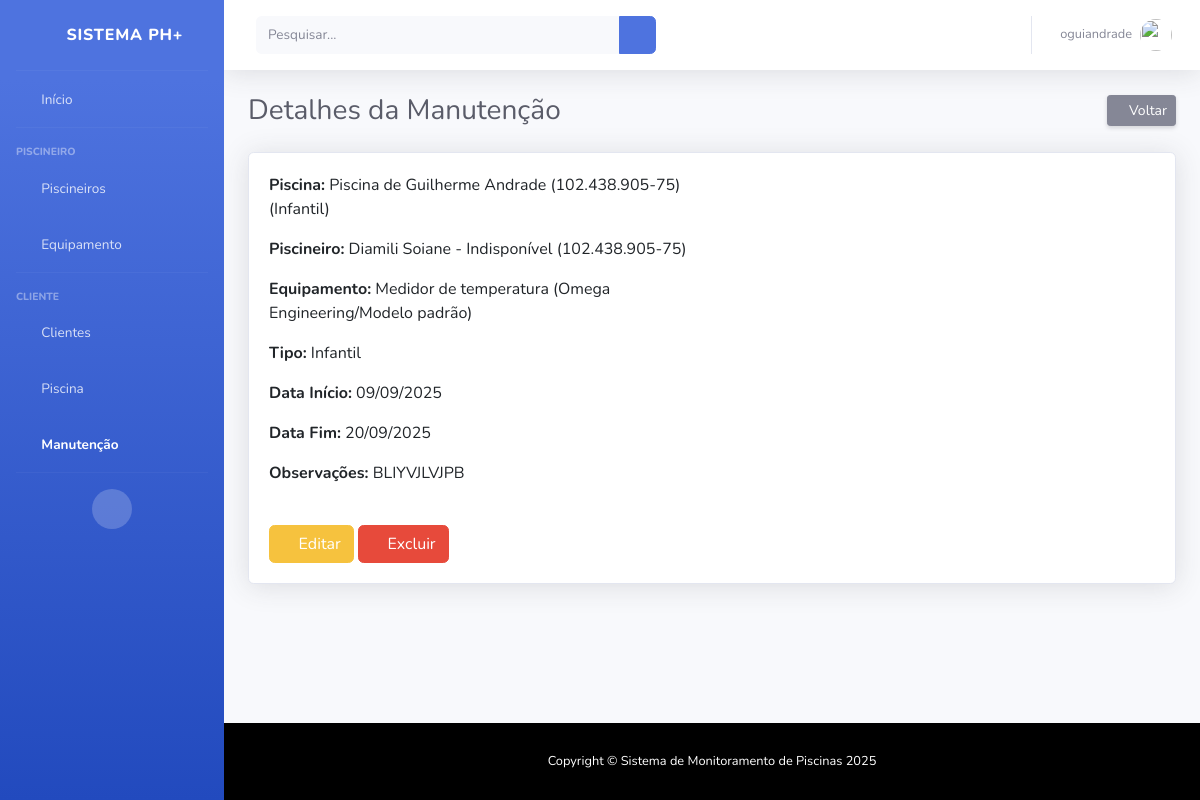
Page /manutencao/6/ (signed in) on the committed database.
### manutencao/models.py (models this page shows, shortened)
class Manutencao(models.Model):
    piscina = models.ForeignKey('piscina.Piscina', on_delete=models.CASCADE, related_name="manutencoes")
    piscineiro = models.ForeignKey('piscineiro.Piscineiro', on_delete=models.CASCADE, related_name="manutencoes")
    equipamento = models.ForeignKey('equipamento.Equipamento', on_delete=models.CASCADE, related_name="manutencoes")
    cliente = models.ForeignKey('cliente.Cliente', on_delete=models.CASCADE, related_name="manutencoes")
    tipo = models.CharField(max_length=50)
    data_inicio = models.DateField()
    data_fim = models.DateField()
    observacoes = models.TextField()

### piscina/models.py (models this page shows)
class Piscina(models.Model):
    cliente = models.ForeignKey(Cliente, on_delete=models.CASCADE, related_name="piscinas")
    volume = models.FloatField()
    tipo = models.CharField(max_length=50)
    privada = models.BooleanField(default=True)
    def __str__(self):
        return f"Piscina de {self.cliente} ({self.tipo})"

### cliente/models.py (models this page shows, shortened)
class Cliente(User):
    cpf_cnpj = models.CharField(max_length=20, unique=True, blank=True, null=True)
    telefone = models.CharField(max_length=20, blank=True, null=True)
    rua = models.CharField(max_length=255, blank=True, null=True)
    cep = models.CharField(max_length=10, blank=True, null=True)
    bairro = models.CharField(max_length=100, blank=True, null=True)
    numero = models.IntegerField(blank=True, null=True)
    complemento = models.CharField(max_length=100, blank=True, null=True)
    class Meta:
        verbose_name = 'Cliente'
        verbose_name_plural = 'Clientes'
    def __str__(self):
        name = self.get_full_name() or self.username
        cpf_display = self.cpf_cnpj if self.cpf_cnpj else "Sem CPF/CNPJ"
        return f"{name} ({cpf_display})"

### piscineiro/models.py (models this page shows, shortened)
class Piscineiro(User):
    cpf_cnpj = models.CharField(max_length=20, unique=True, blank=True, null=True)
    telefone = models.CharField(max_length=20, blank=True, null=True)
    experiencia = models.TextField(blank=True, null=True)
    disponibilidade = models.BooleanField(default=False)
    class Meta:
        verbose_name = 'Piscineiro'
        verbose_name_plural = 'Piscineiros'
    def __str__(self):
        name = self.get_full_name() or self.username
        status = "Disponível" if self.disponibilidade else "Indisponível"
        cpf_display = self.cpf_cnpj if self.cpf_cnpj else "Sem CPF/CNPJ"
        return f"{name} - {status} ({cpf_display})"

### equipamento/models.py (models this page shows)
class Equipamento(models.Model):
    nome = models.CharField(max_length=100)
    descricao = models.TextField()
    marca = models.CharField(max_length=50)
    modelo = models.CharField(max_length=50)
    proprietario = models.ForeignKey(Piscineiro, on_delete=models.CASCADE, related_name="equipamentos")
    def __str__(self):
        return f"{self.nome} ({self.marca}/{self.modelo})"

### manutencao/views.py (the view)
# urls.py: path('<int:id_manutencao>/', views.detalhe, name="manutencao_detalhe"),
@login_required
def detalhe(request, id_manutencao):
    manutencao = get_object_or_404(Manutencao, id=id_manutencao)
    return render(request, 'manutencao/detalhe.html', {'manutencao': manutencao})

### templates/manutencao/detalhe.html (shortened to what this page needs)
{% extends 'base.html' %}
{% load static %}
{% block content %}
<div class="d-sm-flex align-items-center justify-content-between mb-4">
    <h1 class="h3 mb-0 text-gray-800">Detalhes da Manutenção</h1>
    <a href="{% url 'manutencao_index' %}" class="d-none d-sm-inline-block btn btn-sm btn-secondary shadow-sm">
        <i class="fas fa-arrow-left fa-sm text-white-50"></i> Voltar
    </a>
</div>
<div class="card shadow mb-4">
    <div class="card-body">
        <div class="row">
            <div class="col-md-6">
                <p><strong>Piscina:</strong> {{ manutencao.piscina }}</p>
                <p><strong>Piscineiro:</strong> {{ manutencao.piscineiro }}</p>
                <p><strong>Equipamento:</strong> {{ manutencao.equipamento }}</p>
                <p><strong>Tipo:</strong> {{ manutencao.tipo }}</p>
                <p><strong>Data Início:</strong> {{ manutencao.data_inicio|date:"d/m/Y" }}</p>
                <p><strong>Data Fim:</strong> {{ manutencao.data_fim|date:"d/m/Y" }}</p>
                <p><strong>Observações:</strong> {{ manutencao.observacoes }}</p>
            </div>
        </div>
        <div class="mt-4">
            <a href="{% url 'manutencao_edit' manutencao.id %}" class="btn btn-warning">
                <i class="fas fa-edit"></i> Editar
            </a>
            <a href="{% url 'manutencao_delete' manutencao.id %}" class="btn btn-danger">
                <i class="fas fa-trash"></i> Excluir
            </a>
        </div>
    </div>
</div>
{% endblock %}

### templates/topbar.html (shortened to what this page needs)
{% load static %}
<nav class="navbar navbar-expand navbar-light bg-white topbar mb-4 static-top shadow">
    <form class="d-none d-sm-inline-block form-inline mr-auto ml-md-3 my-2 my-md-0 mw-100 navbar-search">
        <div class="input-group">
            <input type="text" class="form-control bg-light border-0 small" placeholder="Pesquisar..."
                aria-label="Search" aria-describedby="basic-addon2">
            <div class="input-group-append">
                <button class="btn btn-primary" type="button">
                    <i class="fas fa-search fa-sm"></i>
                </button>
            </div>
        </div>
    </form>
    <ul class="navbar-nav ml-auto">
        <li class="nav-item dropdown no-arrow">
            <a class="nav-link dropdown-toggle" href="#" id="userDropdown" role="button" data-toggle="dropdown"
                aria-haspopup="true" aria-expanded="false">
                <span class="mr-2 d-none d-lg-inline text-gray-600 small">
                    {% if user.is_authenticated %}
                    {{ user.username }}
                    {% else %}
                    Guest
                    {% endif %}
                </span>
                <img class="img-profile rounded-circle" src="{% static 'sb-admin-2/img/undraw_profile.svg' %}">
            </a>
        </li>
    </ul>
</nav>

### templates/base.html (style rules this page uses)
html, body { height: 100%; }
body { display: flex; flex-direction: column; min-height: 100vh; }

### rows in the picture
Manutencao: piscina "Piscina de Guilherme Andrade (102.438.905-75) (Infantil)", piscineiro "Diamili Soiane - Indisponível (102.438.905-75)", equipamento "Medidor de temperatura (Omega Engineering/Modelo padrão)", tipo "Infantil", data_inicio "09/09/2025", data_fim "20/09/2025", observacoes "BLIYVJLVJPB"

### other values in the picture
{{ user.username }} "oguiandrade"
